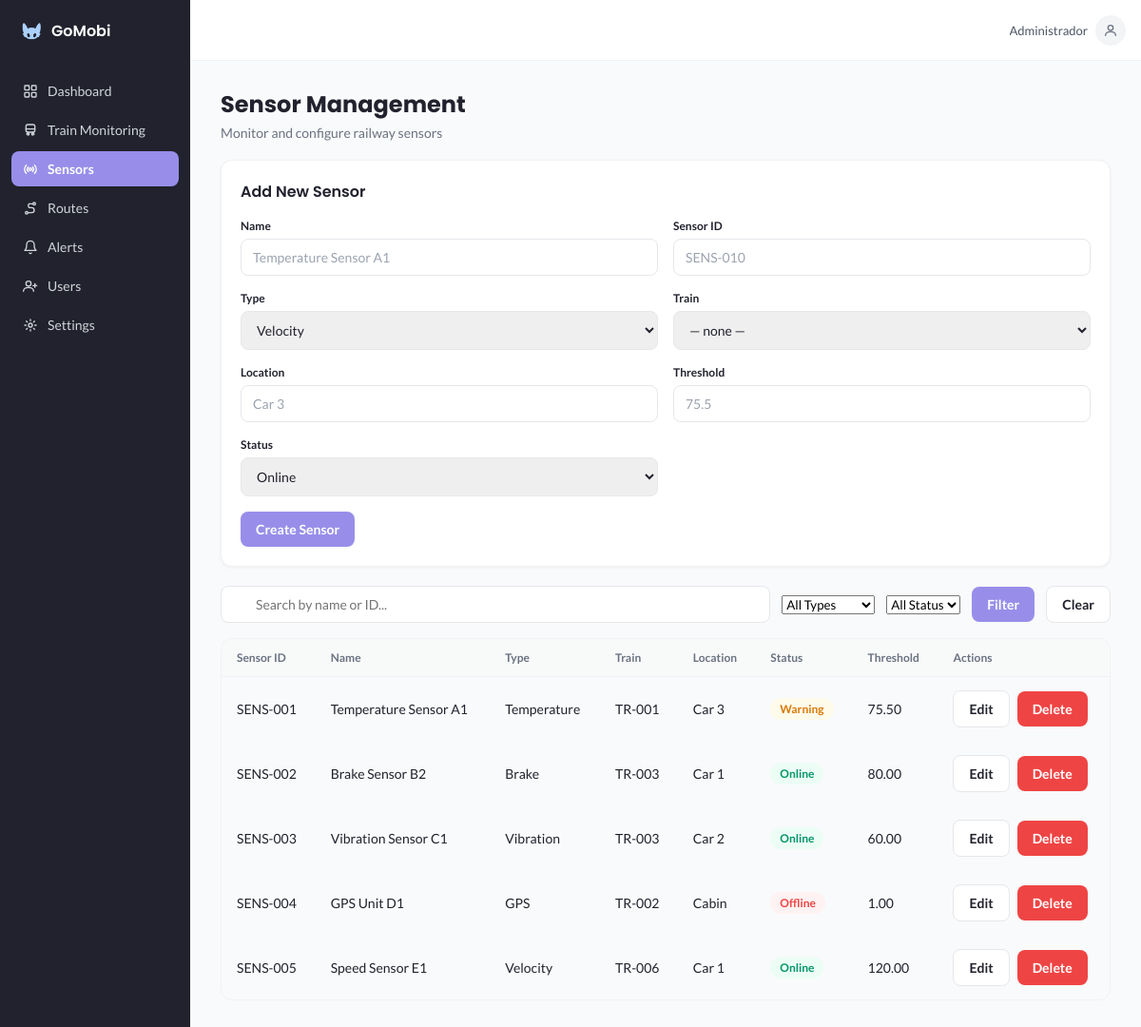
Page /sensores.php (signed in) on the committed database.
### tables this page shows
CREATE TABLE IF NOT EXISTS sensor (
  id          INT UNSIGNED NOT NULL AUTO_INCREMENT,
  codigo      VARCHAR(20)  NOT NULL,
  nome        VARCHAR(100) NOT NULL,
  tipo        VARCHAR(30)  NOT NULL,
  localizacao VARCHAR(100) NOT NULL DEFAULT '',
  threshold   DECIMAL(10,2) NOT NULL,
  status      ENUM('Online','Warning','Offline') NOT NULL DEFAULT 'Online',
  trem_id     INT UNSIGNED NULL,
  PRIMARY KEY (id),
  UNIQUE KEY uq_sensor_codigo (codigo),
  CONSTRAINT fk_sensor_trem FOREIGN KEY (trem_id) REFERENCES trem (id) ON DELETE SET NULL
);

CREATE TABLE IF NOT EXISTS trem (
  id              INT UNSIGNED NOT NULL AUTO_INCREMENT,
  codigo          VARCHAR(20)  NOT NULL,
  linha           VARCHAR(50)  NOT NULL,
  status          ENUM('Online','Warning','Offline') NOT NULL DEFAULT 'Online',
  proxima_estacao VARCHAR(80)  NOT NULL DEFAULT '',
  velocidade      SMALLINT UNSIGNED NOT NULL DEFAULT 0,
  PRIMARY KEY (id),
  UNIQUE KEY uq_trem_codigo (codigo)
);

### includes/permissao.php (called while the page is built, shortened)
<?php
function pode_editar(string $pagina, string $papel): bool
{
    return in_array($papel, EDICAO[$pagina] ?? [], true);
}

### includes/proteger.php (called while the page is built, shortened)
<?php
if (!function_exists('h')) {
    function h($texto): string
    {
        return htmlspecialchars((string) $texto, ENT_QUOTES, 'UTF-8');
    }
}
require_once __DIR__ . '/permissao.php';

### sensores.php (the view, shortened to what this page needs)
<?php
require_once __DIR__ . '/includes/proteger.php';
require __DIR__ . '/config/conexao.php';
$pode = pode_editar('sensors', $_SESSION['papel']);
$f = ['id' => 0, 'codigo' => '', 'nome' => '', 'tipo' => 'Velocity', 'localizacao' => '', 'threshold' => '', 'status' => 'Online', 'trem_id' => 0];
$q  = (isset($_GET['q']) && is_string($_GET['q'])) ? trim($_GET['q']) : '';
$sql = 'SELECT s.id, s.codigo, s.nome, s.tipo, s.localizacao, s.threshold, s.status, t.codigo AS trem
        FROM sensor s LEFT JOIN trem t ON t.id = s.trem_id WHERE 1=1';
$sql .= ' ORDER BY s.codigo';
$sensores = [];
$st = $conexao->prepare($sql);
if ($st !== false) {
    $st->execute();
    $res = $st->get_result();
    while ($l = $res->fetch_assoc()) { $sensores[] = $l; }
}
require __DIR__ . '/includes/layout_inicio.php';
?>
        <h1 class="page-title">Sensor Management</h1>
        <p class="page-subtitle">Monitor and configure railway sensors</p>
<?php if ($pode): ?>
        <div class="card add-sensor-form">
          <div class="add-sensor-form-header"><h3><?= $f['id'] > 0 ? 'Edit Sensor' : 'Add New Sensor' ?></h3></div>
          <form class="form-grid" method="post" action="sensores.php">
            <div class="field"><label for="nome">Name</label><input type="text" id="nome" name="nome" maxlength="100" placeholder="Temperature Sensor A1" required value="<?= h($f['nome']) ?>"></div>
            <div class="field"><label for="codigo">Sensor ID</label><input type="text" id="codigo" name="codigo" maxlength="20" placeholder="SENS-010" required value="<?= h($f['codigo']) ?>"></div>
            <div class="field"><label for="tipo">Type</label>
              <select id="tipo" name="tipo">
<?php foreach (TIPOS_SENSOR as $t): ?><option<?= $f['tipo'] === $t ? ' selected' : '' ?>><?= h($t) ?></option>
<?php endforeach; ?>
              </select></div>
            <div class="field"><label for="trem_id">Train</label>
              <select id="trem_id" name="trem_id">
                <option value="0">— none —</option>
              </select></div>
            <div class="field"><label for="localizacao">Location</label><input type="text" id="localizacao" name="localizacao" maxlength="100" placeholder="Car 3" value="<?= h($f['localizacao']) ?>"></div>
            <div class="field"><label for="threshold">Threshold</label><input type="text" id="threshold" name="threshold" placeholder="75.5" required value="<?= h($f['threshold']) ?>"></div>
            <div class="field"><label for="status">Status</label>
              <select id="status" name="status">
<?php foreach (STATUS_LISTA as $s): ?><option<?= $f['status'] === $s ? ' selected' : '' ?>><?= h($s) ?></option>
<?php endforeach; ?>
              </select></div>
            <div class="form-actions" style="grid-column: 1 / -1;">
              <button type="submit" class="btn btn-primary"><?= $f['id'] > 0 ? 'Save Changes' : 'Create Sensor' ?></button>
            </div>
          </form>
        </div>
<?php endif; ?>
        <form class="filters-row" method="get" action="sensores.php">
          <div class="search-box"><input type="text" name="q" placeholder="Search by name or ID..." value="<?= h($q) ?>"></div>
          <select name="tipo"><option value="">All Types</option>
          </select>
          <select name="status"><option value="">All Status</option>
          </select>
          <button type="submit" class="btn btn-primary">Filter</button>
          <a class="btn btn-secondary" href="sensores.php">Clear</a>
        </form>
        <div class="table-wrap">
          <table>
            <thead><tr><th>Sensor ID</th><th>Name</th><th>Type</th><th>Train</th><th>Location</th><th>Status</th><th>Threshold</th><th>Actions</th></tr></thead>
            <tbody>
<?php if (!$sensores): ?>
              <tr><td colspan="8">No sensors found.</td></tr>
<?php else: foreach ($sensores as $s): ?>
              <tr>
                <td><?= h($s['codigo']) ?></td><td><?= h($s['nome']) ?></td><td><?= h($s['tipo']) ?></td>
                <td><?= h($s['trem'] ?? '-') ?></td><td><?= h($s['localizacao']) ?></td>
                <td><span class="badge badge-<?= h(strtolower($s['status'])) ?>"><?= h($s['status']) ?></span></td>
                <td><?= h($s['threshold']) ?></td>
                <td class="table-actions">
<?php if ($pode): ?>
                  <a class="btn btn-secondary" href="sensores.php?editar=<?= (int) $s['id'] ?>">Edit</a>
                  <form method="post" action="sensores.php" style="display:inline" onsubmit="return confirm('Excluir este sensor?');">
                    <button type="submit" class="btn btn-danger">Delete</button>
                  </form>
<?php else: ?>—<?php endif; ?>
                </td>
              </tr>
<?php endforeach; endif; ?>
            </tbody>
          </table>
        </div>
<?php require __DIR__ . '/includes/layout_fim.php'; ?>

### assets/css/style.css (style rules this page uses)
:root { --azul-claro: #acd1fd; --roxo-claro: #988ee9; --roxo-hover: #847ade; --azul-escuro: #21222d; --branco: #ffffff; --cinza-fundo: #f9fafb; --cinza-borda: #e5e7eb; --cinza-texto: #6b7280; --vermelho: #ef4444; --verde: #10b981; --amarelo: #f59e0b; }
* { box-sizing: border-box; margin: 0; padding: 0; }
body { font-family: 'Lato', sans-serif; color: var(--azul-escuro); background-color: var(--branco); -webkit-font-smoothing: antialiased; }
h1, h2, h3, h4 { font-family: 'Poppins', sans-serif; }
a { text-decoration: none; color: inherit; }
button { font-family: 'Lato', sans-serif; cursor: pointer; border: none; background: none; }
input, select { font-family: 'Lato', sans-serif; }
.field { width: 100%; }
.field label { display: block; margin-bottom: 6px; font-size: 12px; font-weight: 600; color: var(--azul-escuro); }
.field input, .field select { width: 100%; padding: 10px 12px; font-size: 14px; color: var(--azul-escuro); border: 1px solid var(--cinza-borda); border-radius: 8px; outline: none; transition: border-color 0.15s; }
.field input::placeholder { color: #9ca3af; }
.btn { display: inline-flex; align-items: center; justify-content: center; gap: 6px; padding: 10px 16px; font-size: 14px; font-weight: 600; border-radius: 8px; transition: background-color 0.15s; }
.btn-primary { background-color: var(--roxo-claro); color: var(--branco); }
.btn-secondary { background-color: var(--branco); color: var(--azul-escuro); border: 1px solid var(--cinza-borda); }
.btn-danger { background-color: var(--vermelho); color: var(--branco); }
.page-title { font-size: 24px; font-weight: 700; }
.page-subtitle { font-size: 14px; color: var(--cinza-texto); margin-top: 4px; }
.card { background-color: var(--branco); border: 1px solid #f1f2f5; border-radius: 12px; padding: 20px; box-shadow: 0 1px 3px rgba(33, 34, 45, 0.06); }
.badge { display: inline-flex; align-items: center; gap: 6px; padding: 4px 10px; border-radius: 999px; font-size: 12px; font-weight: 600; }
.badge-online, .badge-active { background-color: #ecfdf5; color: #059669; }
.badge-warning, .badge-delayed { background-color: #fffbeb; color: #d97706; }
.badge-offline { background-color: #fef2f2; color: #ef4444; }
.add-sensor-form { margin-top: 20px; }
.add-sensor-form-header { display: flex; align-items: center; justify-content: space-between; margin-bottom: 16px; }
.add-sensor-form-header h3 { font-size: 16px; font-weight: 600; }
.form-grid { display: grid; grid-template-columns: 1fr; gap: 16px; }
.form-grid .form-actions { display: flex; gap: 12px; align-items: center; }
.filters-row { display: flex; flex-direction: column; gap: 12px; margin-top: 20px; }
.search-box { position: relative; flex: 1; }
.search-box input { width: 100%; padding: 10px 12px 10px 36px; font-size: 14px; border: 1px solid var(--cinza-borda); border-radius: 8px; outline: none; }
.table-wrap { margin-top: 16px; overflow-x: auto; border: 1px solid #f1f2f5; border-radius: 12px; }
table { width: 100%; min-width: 720px; border-collapse: collapse; text-align: left; }
thead tr { border-bottom: 1px solid #f1f2f5; background-color: #f9fafb99; }
th { padding: 12px 16px; font-size: 12px; font-weight: 600; color: var(--cinza-texto); white-space: nowrap; }
tbody tr { border-bottom: 1px solid #f9fafb; }
tbody tr:last-child { border-bottom: none; }
td { padding: 14px 16px; font-size: 14px; white-space: nowrap; }
.table-actions { display: flex; align-items: center; gap: 8px; }
@media (min-width: 768px) { .filters-row { flex-direction: row; align-items: center; } }
@media (min-width: 768px) { .form-grid { grid-template-columns: 1fr 1fr; } }

### rows in the picture
sensor: codigo "SENS-001", nome "Temperature Sensor A1", tipo "Temperature", trem.codigo "TR-001", localizacao "Car 3", status "Warning", threshold "75.50"
sensor: codigo "SENS-002", nome "Brake Sensor B2", tipo "Brake", trem.codigo "TR-003", localizacao "Car 1", status "Online", threshold "80.00"
sensor: codigo "SENS-003", nome "Vibration Sensor C1", tipo "Vibration", trem.codigo "TR-003", localizacao "Car 2", status "Online", threshold "60.00"
sensor: codigo "SENS-004", nome "GPS Unit D1", tipo "GPS", trem.codigo "TR-002", localizacao "Cabin", status "Offline", threshold "1.00"
sensor: codigo "SENS-005", nome "Speed Sensor E1", tipo "Velocity", trem.codigo "TR-006", localizacao "Car 1", status "Online", threshold "120.00"

### other values in the picture
$item['rotulo'] "Dashboard"
$item['rotulo'] "Train Monitoring"
$item['rotulo'] "Sensors"
$item['rotulo'] "Routes"
$item['rotulo'] "Alerts"
$item['rotulo'] "Users"
$item['rotulo'] "Settings"
$nome_logado "Administrador"
form field tipo "Velocity"
form field status "Online"
